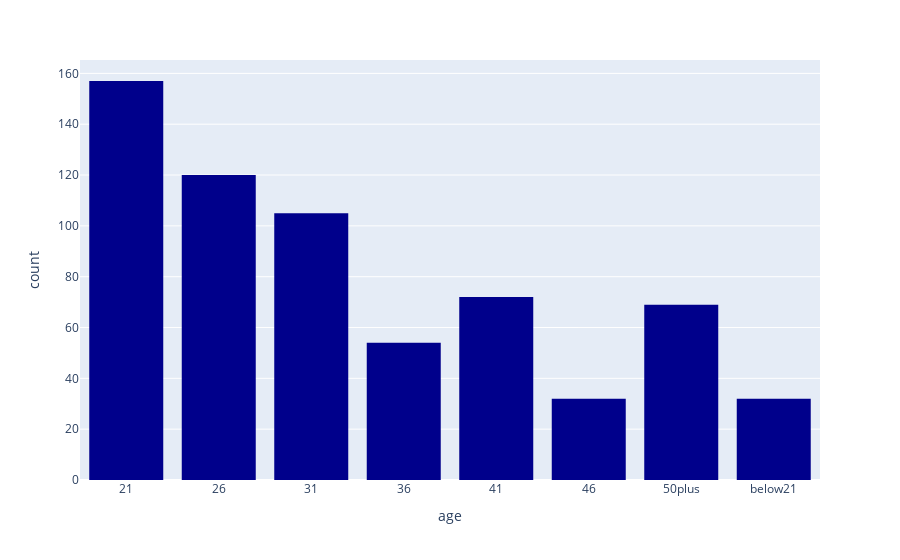

Notebook code cell kept with this figure:
### Code cell
# Visual to show which ages does bar coupons appeal to
px.histogram(fewer_bar_visits['age'].sort_values(), x='age', color_discrete_sequence=['darkblue'])

### Figure 1 — Plotly figure (JSON) as saved in the notebook; plotly's stock layout.template omitted (floating-point values rounded to 4 significant figures; data arrays with more than 128 entries replaced by an {"elided": "..."} marker saying what was removed)
{"data": [{"alignmentgroup": "True", "bingroup": "x", "hovertemplate": "age=%{x}<br>count=%{y}<extra></extra>", "legendgroup": "", "marker": {"color": "darkblue", "pattern": {"shape": ""}}, "name": "", "offsetgroup": "", "orientation": "v", "showlegend": false, "type": "histogram", "x": {"elided": "641 str values"}, "xaxis": "x", "yaxis": "y"}], "layout": {"autosize": true, "barmode": "relative", "legend": {"tracegroupgap": 0}, "margin": {"t": 60}, "xaxis": {"anchor": "y", "autorange": true, "domain": [0, 1], "range": [-0.5, 7.5], "title": {"text": "age"}, "type": "category"}, "yaxis": {"anchor": "x", "autorange": true, "domain": [0, 1], "range": [0, 165.3], "title": {"text": "count"}}}}
